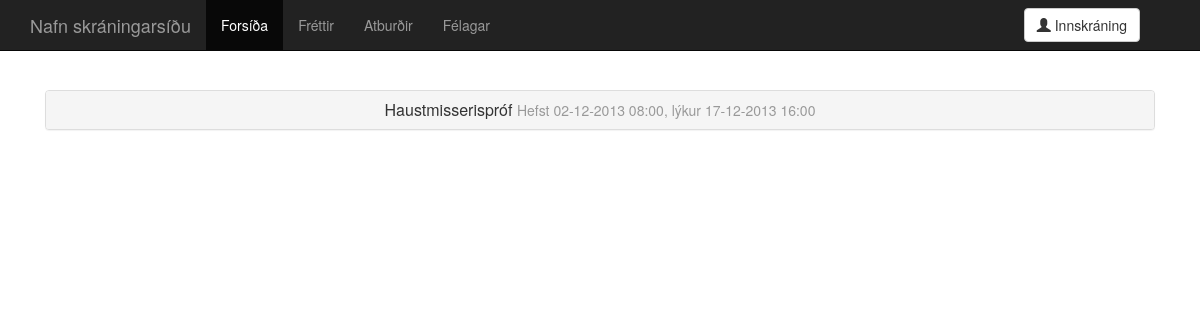
/events.php, run on an earlier commit of the app's database.
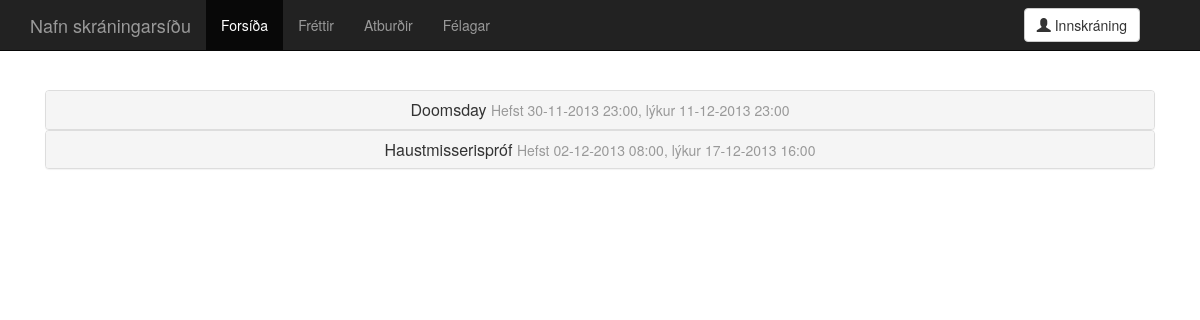
And on a later commit of the database.
### tables this page shows
CREATE TABLE 'events' (
  'event_id' integer NOT NULL,
  'title' text,
  'start' integer,
  'end' integer,
  'registration_start' integer,
  'registration_end' integer,
  'description' text,
  'location' text,
  'seats' integer,
  'date_created' integer,
  'date_edited' integer,
  'creator' integer,
  'last_editor' integer,
  PRIMARY KEY ('event_id')
);

### php/config.php (called while the page is built, shortened)
<?php
$website_name = "Nafn skráningarsíðu";
?>

### events.php (the view, shortened to what this page needs)
<?php
require_once "php/head.php";
?>
<!DOCTYPE html>
<html lang="is">
  <head>
    <link href="dist/css/bootstrap.css" rel="stylesheet">
    <link href="css/main.css" rel="stylesheet">
  </head>
  <body>
<?php
$index_active = " class=\"active\"";
require_once "parts/navbar.php";
?>
    <div class="container">
      <div class="starter-template">
 <?php
$temp_counter = 0;
$result = $db->query("SELECT title,start,end,registration_start,registration_end,description,location,seats FROM events ORDER BY start;");
foreach($result as $row_data) {
  $temp_counter++;
  $title = $row_data["title"];
  $start = date("d-m-Y H:i", $row_data["start"]);
  $end = date("d-m-Y H:i", $row_data["end"]);
  $registration_start = date("d-m-Y H:i", $row_data["registration_start"]);
  $registration_end = date("d-m-Y H:i", $row_data["registration_end"]);
  $description = nl2br($row_data["description"]);
  $location = $row_data["location"];
  $seats = $row_data["seats"];
  echo <<<_END
      <div class="panel-group" id="accordion">
        <div class="panel panel-default">
          <div class="panel-heading">
          <h3 class="panel-title">
            <a class="accordion-toggle" data-toggle="collapse" data-parent="#accordion" href="#collapse$temp_counter">
              $title <small>Hefst $start, lýkur $end</small>
            </a>
          </h3>
          </div>
          <div id="collapse$temp_counter" class="panel-collapse collapse">
            <div class="panel-body">
              <p>
              $description
              </p>
              <p>
              Staðsetning: $location.
              </p>
              <p>
              Skráning hefst $registration_start <br />
              Skráningu lýkur $registration_end
              </p>
              <p>
              Sætafjöldi: $seats
              </p>
              <p><a class="btn btn-default" href="#">Fara í skráningarlista atburðar &raquo;</a></p>
            </div>
          </div>
        </div>
      </div>
_END;
}
?>
      </div>
    </div>
  </body>
</html>

### parts/navbar.php (shortened to what this page needs)
<?php
if (!isset($news_active)) {
  $news_active = "";
}
if (!isset($events_active)) {
  $events_active = "";
}
if (!isset($users_active)) {
  $users_active = "";
}
echo <<<_END
        <div class="navbar navbar-inverse navbar-fixed-top">
          <div class="container">
            <div class="navbar-header">
              <button type="button" class="navbar-toggle" data-toggle="collapse" data-target=".navbar-collapse">
                <span class="icon-bar"></span>
                <span class="icon-bar"></span>
                <span class="icon-bar"></span>
              </button>
              <a class="navbar-brand" href="index.php">$website_name</a>
            </div>
            <div class="collapse navbar-collapse">
              <ul class="nav navbar-nav">
                <li$index_active><a href="index.php">Forsíða</a></li>
                <li$news_active><a href="#">Fréttir</a></li>
                <li$events_active><a href="#">Atburðir</a></li>
                <li$users_active><a href="#">Félagar</a></li>
              </ul>
_END;
if (USER_LOGGEDIN) {
  echo <<<_END
              <div class="navbar-form navbar-right">
                <div class="btn-group">
                  <button type="button" class="btn btn-default dropdown-toggle" data-toggle="dropdown">
                    <span class="glyphicon glyphicon-user"></span> $user_name <span class="caret"></span>
                  </button>
                  <ul class="dropdown-menu" role="menu">
                    <li><a href="#">Síðan mín</a></li>
                    <li><a href="event.add.php">Skrá nýjan atburð</a></li>
                    <li class="divider"></li>
                    <li><a href="logout.php">Útskrá</a></li>
                  </ul>
                </div>
              </div>
_END;
}
else {
  echo <<<_END
              <div class="navbar-form navbar-right">
                <a class="btn btn-default" href="login.php">
                <span class="glyphicon glyphicon-user"></span> Innskráning
                </a>
              </div>
_END;
}
echo <<<_END
            </div>
          </div>
        </div>
_END;
?>

### css/main.css (style rules this page uses)
body { padding-top: 50px; }
.starter-template { padding: 40px 15px; text-align: center; }

What changed in the data, as far as the page shows it:
added events: title "Doomsday", start "30-11-2013 23:00", end "11-12-2013 23:00"
